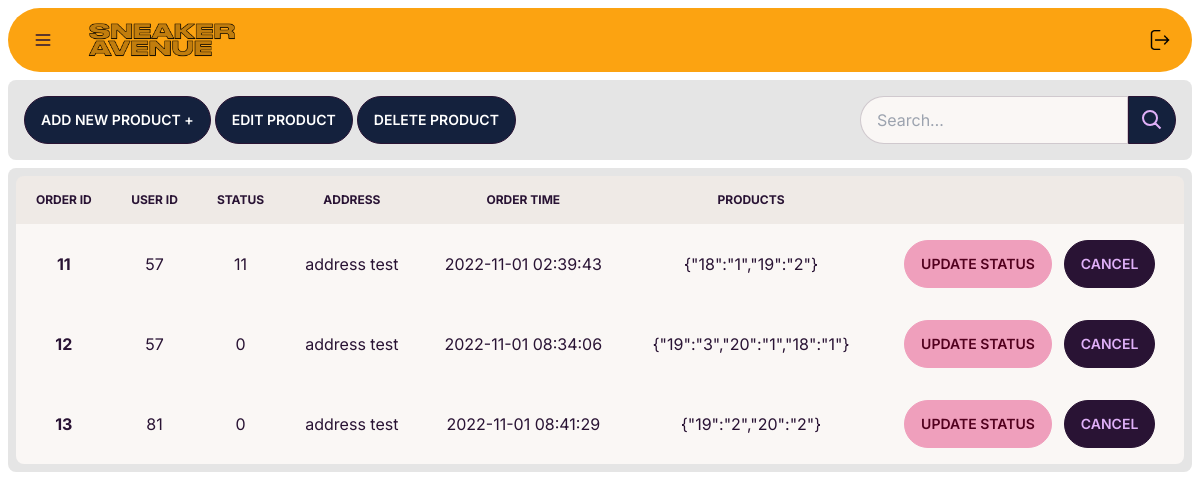
Screenshot of /admin/dashboard.php (signed in) with the database file from the repository.
### tables this page shows
CREATE TABLE `orders` (
  `order_id` int(7) NOT NULL,
  `user_id` int(6) NOT NULL,
  `status` varchar(100) NOT NULL COMMENT '0-order placed\r\n1-shipped\r\n2-delivered\r\n3-cancelled',
  `address` text NOT NULL,
  `order_time` datetime NOT NULL,
  `products` longtext NOT NULL CHECK (json_valid(`products`))
);

### admin/dashboard.php (the view, shortened to what this page needs)
<!DOCTYPE html>
<html lang="en">
<head>
    <link rel="stylesheet" href="../css/main.css">
</head>
<body class="bg-white">
<div class="drawer">
  <div class="drawer-content">
  <div class="navbar bg-sun-500 h-16 rounded-full m-2 top-2 w-auto">
  <div class="flex-none">
  <label for="my-drawer" class="btn btn-ghost drawer-button"> <svg xmlns="http://www.w3.org/2000/svg" fill="none" viewBox="0 0 24 24" class="inline-block w-5 h-5 stroke-current"><path stroke-linecap="round" stroke-linejoin="round" stroke-width="2" d="M4 6h16M4 12h16M4 18h16"></path></svg></label>
  </div>
  <div class="flex-1">
    <a class="btn btn-ghost normal-case text-xl" href="../homepage.php"><img src="../images/LoGo2.png" width="150" height="150" alt="logo"></a>
  </div>
  <div class="dropdown dropdown-end">
      <label tabindex="0" class="btn btn-ghost btn-circle avatar">
        <div class="w-5 ">
          <img src="../images/logout.png" />
        </div>
      </label>
    </div>
</div>
<div class=" bg-mercury-500 rounded-lg m-2 p-2 flex flex-wrap sticky z-10">
<div class="navbar">
<div class="flex-1 gap-1">
<button class="btn bg-dblue-500 text-white"><a href="add_products.php"><h2>Add new product +</h2></a></button>
<label for='edit' class='btn bg-dblue-500 text-white modal-button'>Edit Product</label>
<label for='delete' class='btn bg-dblue-500 text-white modal-button'>Delete product</label>
</div>
<div class="flex-none gap-2">
  <form action="" method="POST">
        <div class=" input-group">
        <input type="text" placeholder="Search…" name="Search" class="input input-bordered" />
        <button class="btn btn-square bg-dblue-500 " name="Sbtn">
        <svg xmlns="http://www.w3.org/2000/svg" class=" h-6 w-6" fill="none" viewBox="0 0 24 24" stroke="currentColor"><path stroke-linecap="round" stroke-linejoin="round" stroke-width="2" d="M21 21l-6-6m2-5a7 7 0 11-14 0 7 7 0 0114 0z" /></svg>
        </button>
</div>
  </form>
</div>
</div>
</div>
<div class=" bg-mercury-500 rounded-lg max-w-5 m-2 p-2">
<?php
include("../include/connect.php");
$sql="SELECT * FROM orders";
$result=mysqli_query($conn,$sql);
echo "<div class='overflow-x-auto'>
<table class='table table-zebra w-full'>
  <thead class='text-center'>
    <tr>
      <th>ORDER ID</th>
      <th>USER ID</th>
      <th>STATUS</th>
      <th>ADDRESS</th>
      <th>ORDER TIME</th>
      <th>PRODUCTS</th>
      <th></th>
    </tr>
  </thead>";
foreach ($result as $row) {
    echo
    "<tbody class='text-center'>
      <tr class='hover'>
        <th>",$row["order_id"],"</th>
        <td>",$row["user_id"],"</td>
        <td>",$row["status"],"</td>
        <td>",$row["address"],"</td>
        <td>",$row["order_time"],"</td>
        <td>",$row["products"],"</td>
        <td><label for='admin' class='btn btn-secondary mr-3' name='admin'>UPDATE STATUS</label><label for='my-modal' class='btn modal-button'>CANCEL</label>
        </td>
      </tr>
      ";
}
echo "    </tbody>
</table>
</div>
</div>";
?>
  </div>
  <div class="drawer-side">
  </div>
</div>
</body>
</html>

### admin/dashboard.php (style rules this page uses)
* { font-family: 'Inter', sans-serif; }

### rows the page displays
orders: order_id "11", user "57", status "11", address "address test", order_time "2022-11-01 02:39:43", products "{\"18\":\"1\",\"19\":\"2\"}"
orders: order_id "12", user "57", status "0", address "address test", order_time "2022-11-01 08:34:06", products "{\"19\":\"3\",\"20\":\"1\",\"18\":\"1\"}"
orders: order_id "13", user "81", status "0", address "address test", order_time "2022-11-01 08:41:29", products "{\"19\":\"2\",\"20\":\"2\"}"
